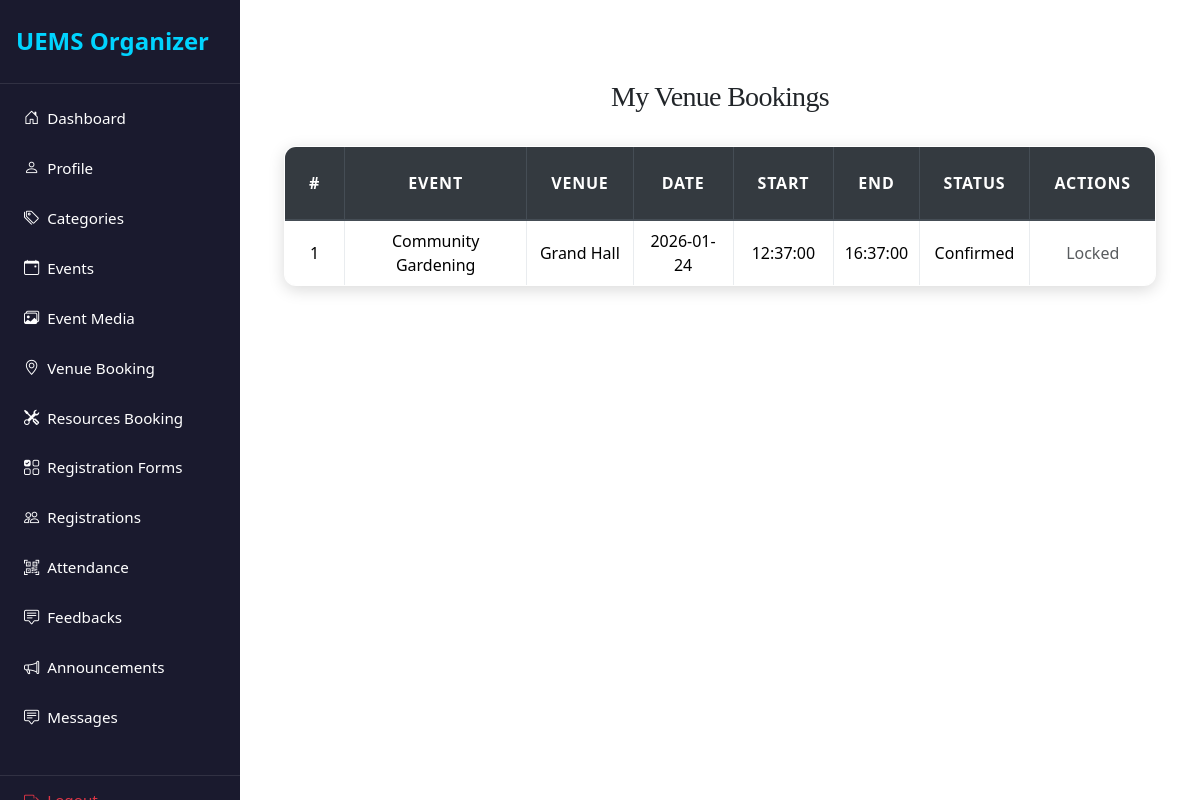
The app's page /organizer/my_venue_bookings.php (signed in) with its own data.
### tables this page shows
CREATE TABLE `venue_bookings` (
  `id` int(11) NOT NULL,
  `venue_id` int(11) NOT NULL,
  `event_id` int(11) NOT NULL,
  `booking_date` date NOT NULL,
  `start_time` time NOT NULL,
  `end_time` time NOT NULL,
  `status` enum('pending','confirmed','cancelled') DEFAULT 'pending'
);

CREATE TABLE `events` (
  `event_id` int(11) NOT NULL,
  `title` varchar(255) NOT NULL,
  `description` text NOT NULL,
  `organizer_id` int(11) NOT NULL,
  `category_id` int(11) DEFAULT NULL,
  `event_type` enum('one_time','recurring') DEFAULT 'one_time',
  `start_datetime` datetime NOT NULL,
  `end_datetime` datetime NOT NULL,
  `capacity` int(11) DEFAULT 0,
  `registration_deadline` datetime DEFAULT NULL,
  `status` enum('pending','approved','rejected','cancelled','completed') DEFAULT 'pending',
  `banner_image` varchar(255) DEFAULT NULL,
  `created_at` datetime DEFAULT current_timestamp(),
  `updated_at` datetime DEFAULT current_timestamp() ON UPDATE current_timestamp()
);

CREATE TABLE `venues` (
  `id` int(11) NOT NULL,
  `name` varchar(150) NOT NULL,
  `location` varchar(255) DEFAULT NULL,
  `capacity` int(11) DEFAULT NULL,
  `description` text DEFAULT NULL
);

### organizer/my_venue_bookings.php (the view, shortened to what this page needs)
<?php
include('../config.php');
$organizer_id = $_SESSION['user_id'];
$bookings = $conn->query("
    SELECT vb.id, e.title AS event_title, v.name AS venue_name, vb.booking_date, vb.start_time, vb.end_time, vb.status, vb.venue_id, vb.event_id
    FROM venue_bookings vb
    JOIN events e ON vb.event_id=e.event_id
    JOIN venues v ON vb.venue_id=v.id
    WHERE e.organizer_id=$organizer_id
    ORDER BY vb.booking_date DESC, vb.start_time ASC
");
?>
<!DOCTYPE html>
<html lang="en">
<head>
<link rel="stylesheet" href="https://maxcdn.bootstrapcdn.com/bootstrap/4.5.2/css/bootstrap.min.css">
<link rel="stylesheet" href="../css/style.css">
</head>
<body>
<?php include('navbar.php'); ?>
    <div id="content">
<div class="container mt-5">
    <h3>My Venue Bookings</h3>
    <table class="table table-bordered table-hover">
        <thead class="thead-dark">
            <tr>
                <th>#</th>
                <th>Event</th>
                <th>Venue</th>
                <th>Date</th>
                <th>Start</th>
                <th>End</th>
                <th>Status</th>
                <th>Actions</th>
            </tr>
        </thead>
        <tbody>
            <?php while($row = $bookings->fetch_assoc()): ?>
            <tr>
                <td><?= $row['id']; ?></td>
                <td><?= htmlspecialchars($row['event_title']); ?></td>
                <td><?= htmlspecialchars($row['venue_name']); ?></td>
                <td><?= $row['booking_date']; ?></td>
                <td><?= $row['start_time']; ?></td>
                <td><?= $row['end_time']; ?></td>
                <td><?= ucfirst($row['status']); ?></td>
                <td>
                    <?php if($row['status']=='pending'): ?>
                        <button class="btn btn-primary btn-sm" data-toggle="modal"
                                data-target="#editModal"
                                data-id="<?= $row['id']; ?>"
                                data-venue="<?= $row['venue_id']; ?>"
                                data-event="<?= $row['event_id']; ?>"
                                data-date="<?= $row['booking_date']; ?>"
                                data-start="<?= $row['start_time']; ?>"
                                data-end="<?= $row['end_time']; ?>">Edit</button>
                        <a href="?delete=<?= $row['id']; ?>" class="btn btn-danger btn-sm" onclick="return confirm('Delete this booking?');">Delete</a>
                    <?php else: ?>
                        <span class="text-muted">Locked</span>
                    <?php endif; ?>
                </td>
            </tr>
            <?php endwhile; ?>
        </tbody>
    </table>
</div>
</body>
</html>

### css/style.css (style rules this page uses)
:root { --primary: #007bff; --secondary: #6c757d; --success: #28a745; --info: #17a2b8; --warning: #ffc107; --danger: #dc3545; --light: #f8f9fa; --dark: #2d3436; --accent: #ff6f61; --highlight: #6f42c1; --shadow: rgba(0, 0, 0, 0.15); --transition: all 0.3s ease-in-out; }
body { font-family: 'Inter', 'Segoe UI', Tahoma, Geneva, Verdana, sans-serif; background: linear-gradient(135deg, var(--light) 0%, #e0e7ff 100%); color: var(--dark); line-height: 1.8; margin: 0; padding: 0; min-height: 100vh; font-size: 16px; }
h1, h2, h3, h4 { text-align: center; margin: 2.5rem 0; font-family: 'Georgia', 'Times New Roman', serif; color: var(--dark); font-weight: 700; letter-spacing: -0.025em; }
h3 { font-size: 1.75rem; }
.container { max-width: 1200px; margin: 0 auto 3rem; padding: 0 1.5rem; }
.table { width: 100%; border-collapse: collapse; margin: 2rem 0; font-size: 1rem; background-color: #ffffff; border-radius: 12px; overflow: hidden; box-shadow: 0 4px 16px var(--shadow); transition: var(--transition); }
.table th, .table td { padding: 1.25rem; border: 1px solid #e9ecef; text-align: center; vertical-align: middle; }
.table thead th { background-color: rgb(0, 0, 0); color: white; font-weight: 600; text-transform: uppercase; letter-spacing: 0.05em; padding: 1.5rem; }
.table tbody tr { transition: var(--transition); }
.table tbody tr:nth-child(odd) { background-color: var(--light); }

### organizer/navbar.php (style rules this page uses)
* { margin: 0; padding: 0; box-sizing: border-box; }
body { min-height: 100vh; display: flex; font-family: 'Segoe UI', Tahoma, Geneva, Verdana, sans-serif; background-color: #f5f5f5; }
#content { margin-left: 240px; flex: 1; padding: 2rem; background: #ffffff; min-height: 100vh; }

### records on screen
venue_bookings: id "1", event.title "Community Gardening", venue.name "Grand Hall", booking_date "2026-01-24", start_time "12:37:00", end_time "16:37:00", status "Confirmed", shows "Locked"
